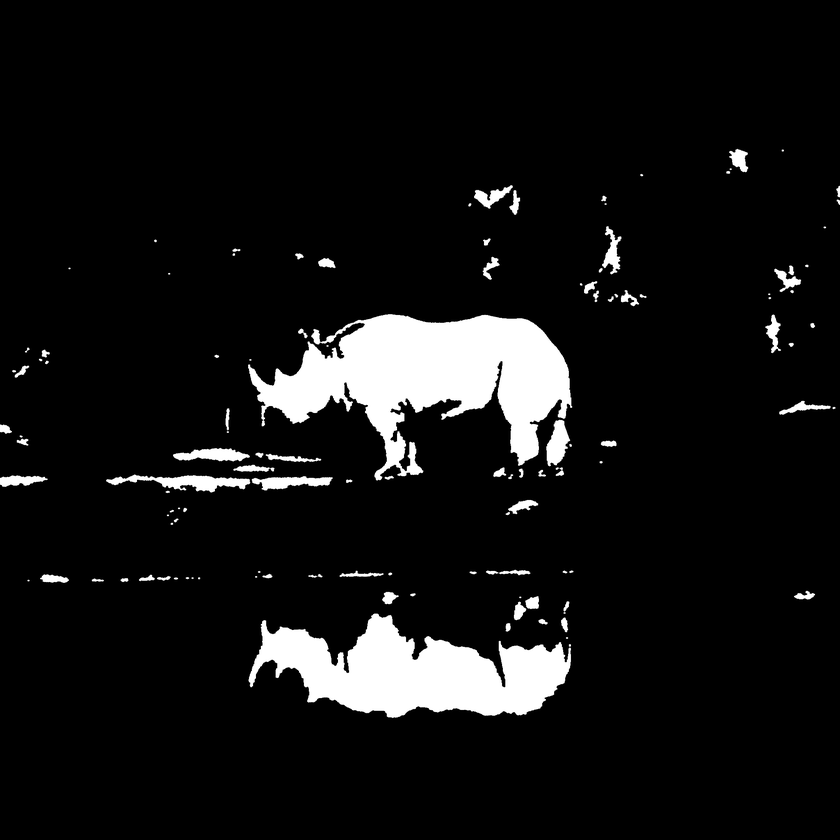
#> input picture Segmenta/Rinoceronte/rinoceronte.png, 840 x 840 px, shrunk from 2048 x 2048 before the run, found by its file name
$ python contorno.py
#> lines starting #> are read from the running program, lines starting #| are printed output that depends on the picture; after the words box and inside, x2 and y2 are one past the last pixel; in counts of white or black regions, pixels touching at a corner belong together
import cv2
import numpy as np
from scipy.ndimage import label

# Carregar a imagem
imagem = cv2.imread('Segmenta/Rinoceronte/rinoceronte.png')
#> imagem is the input picture: shape (840, 840, 3); min 0, max 255, mean 19.5

# Converter para níveis de cinza
imagem_cinza = cv2.cvtColor(imagem, cv2.COLOR_BGR2GRAY)

# Aplicar limiarização (método de Otsu)
_, mascara = cv2.threshold(imagem_cinza, 0, 255, cv2.THRESH_BINARY + cv2.THRESH_OTSU)
#> mascara: shape (840, 840); 7.6% white; 122 white regions (66 under 20 px), largest, box (x1, y1, x2, y2) and area: (248, 314, 572, 480) 26238, (249, 614, 571, 718) 18669, (106, 475, 250, 492) 1174

# Definir a distância mínima para agrupamento (em pixels)
distancia_minima = 10  # Ajuste conforme necessário

# Criar uma matriz de distância entre pixels
from scipy.ndimage import distance_transform_edt
distancia = distance_transform_edt(mascara == 0)  # Distância até o fundo (preto)
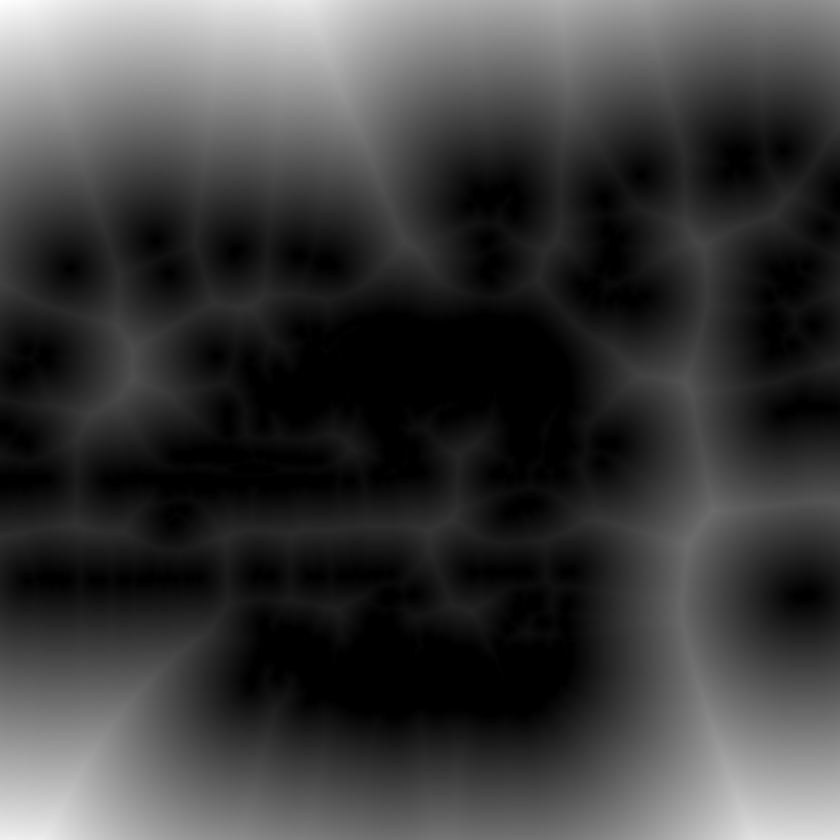
#> distancia: shape (840, 840) float64; min 0, max 276.7, mean 65.1; drawn with min black and max white

# Criar uma máscara para pixels próximos
mascara_proximos = (distancia <= distancia_minima).astype(np.uint8) * 255
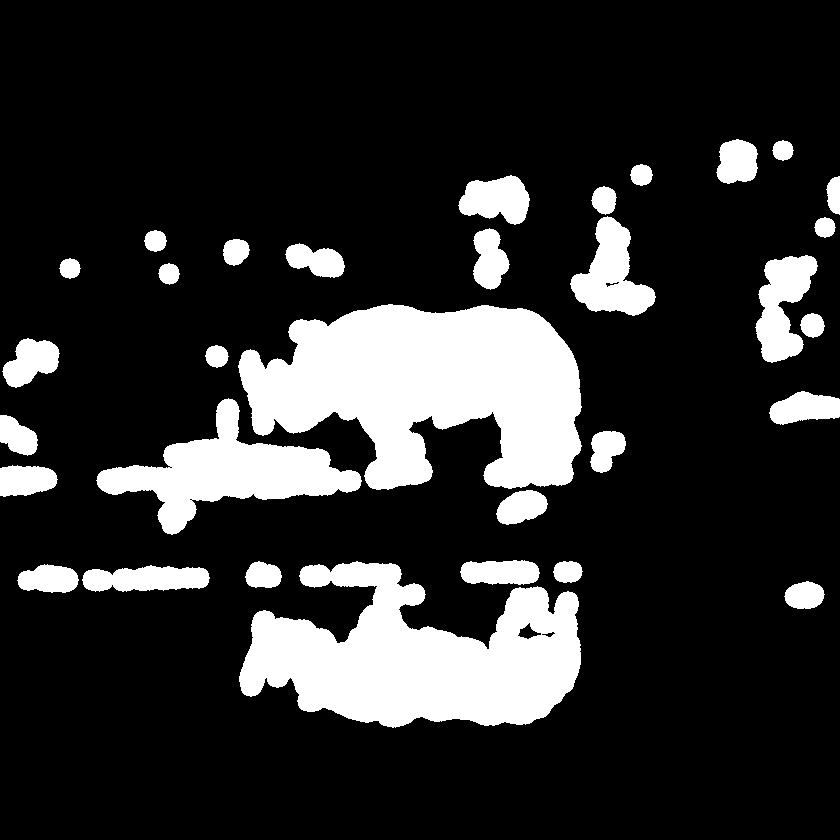
#> mascara_proximos: shape (840, 840); 18% white; 32 white regions, largest, box (x1, y1, x2, y2) and area: (238, 304, 582, 490) 42937, (239, 561, 581, 728) 34840, (96, 398, 362, 535) 13167

# Encontrar componentes conectados na máscara de pixels próximos
num_labels, labels = cv2.connectedComponents(mascara_proximos)
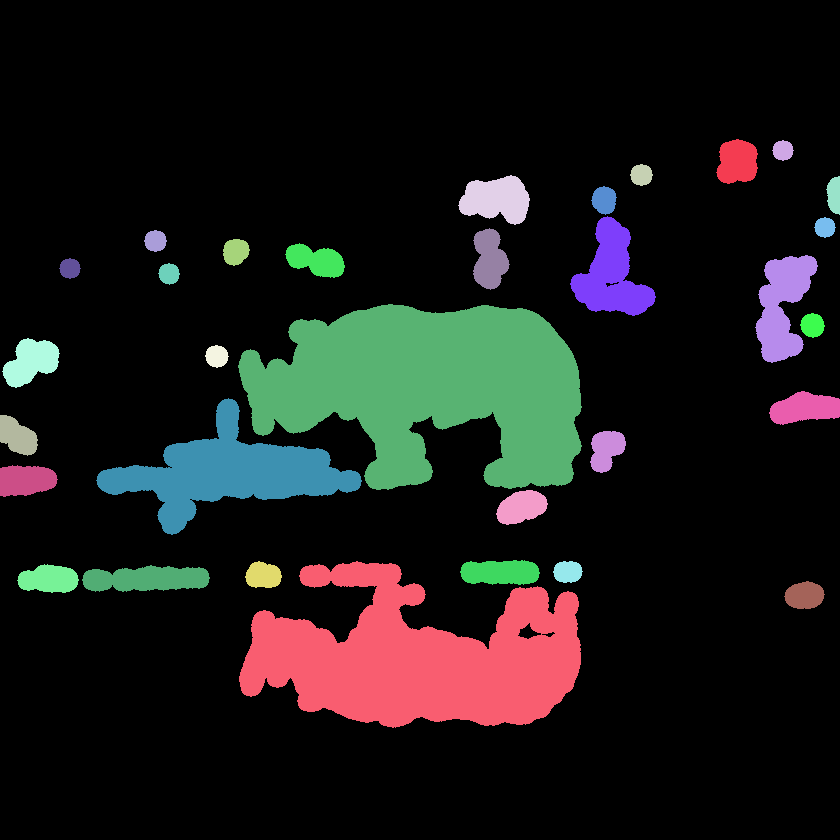
#> labels: shape (840, 840) int32; 33 distinct labels, from 0 to 32; one colour per label, 0 black
#> num_labels = 33

# Encontrar o maior grupo de pixels conectados
maior_grupo = None
maior_area = 0

for label_num in range(1, num_labels):  # Ignorar o fundo (label 0)
    area = np.sum(labels == label_num)  # Calcular a área do grupo
    if area > maior_area:
        maior_area = area
        maior_grupo = label_num
#> this loop made 32 passes
#> (area, maior_area) on passes 1, 4, 7, 16: (1488, 1488), (2478, 2478), (4397, 4397), (42937, 42937)
#> area on passes 2, 3, 5, 6, 8, 9: 338, 382, 417, 547, 338, 1569
#> after the loop, maior_area = 42937; maior_grupo = 16

# Criar uma máscara para o maior grupo de pixels conectados
mascara_maior_grupo = (labels == maior_grupo).astype(np.uint8) * 255
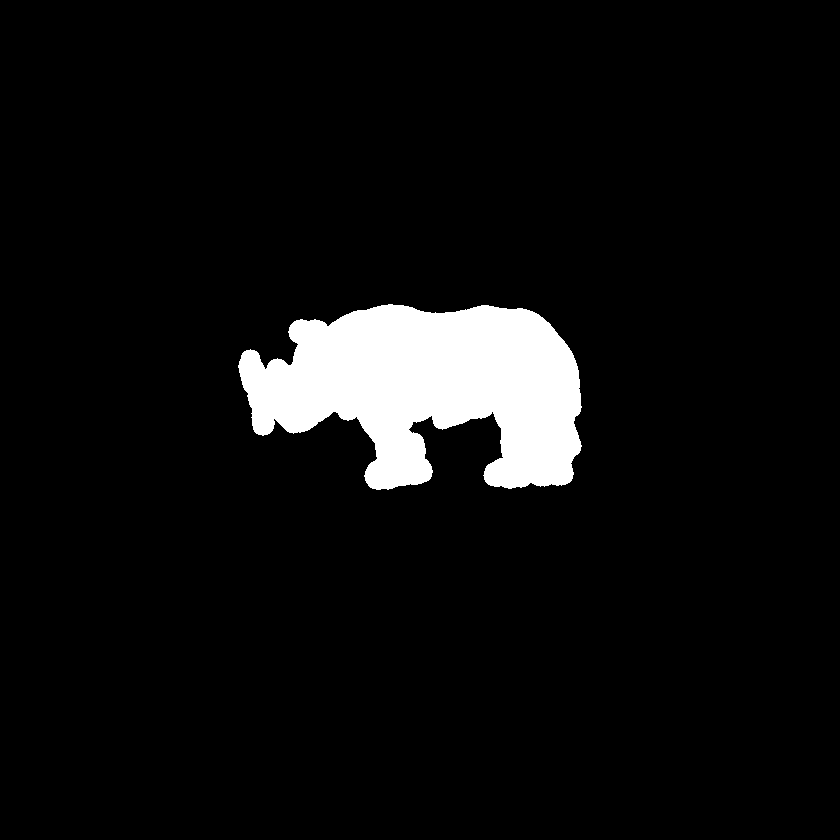
#> mascara_maior_grupo: shape (840, 840); 6.1% white; 1 white region, box (x1, y1, x2, y2) and area: (238, 304, 582, 490) 42937

# Extrair o maior grupo de pixels da imagem original
objeto_maior_grupo = cv2.bitwise_and(imagem, imagem, mask=mascara_maior_grupo)
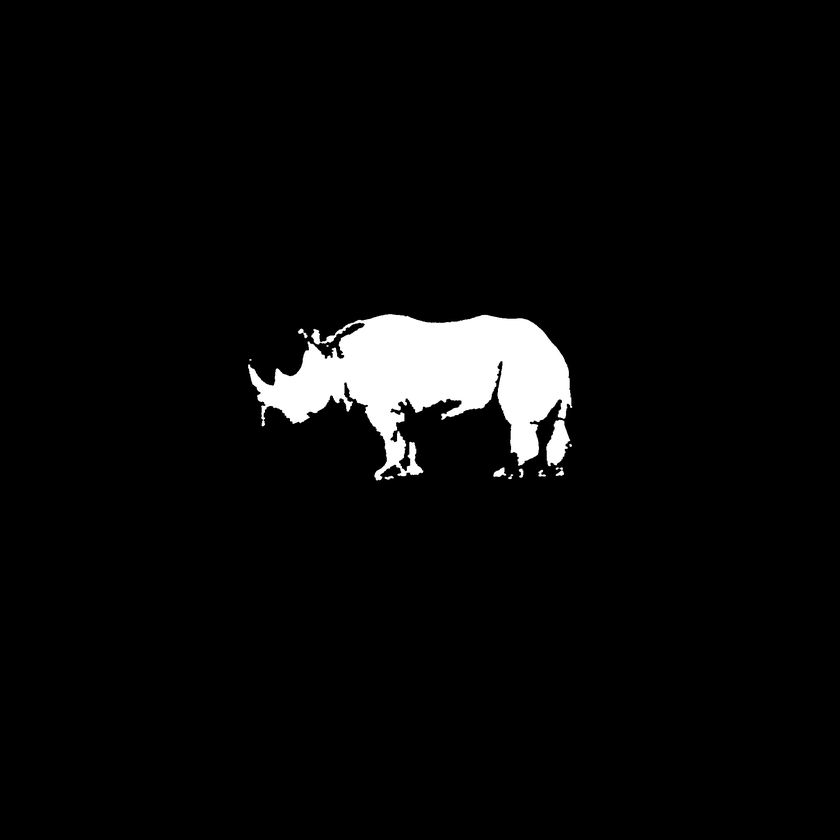
#> objeto_maior_grupo: shape (840, 840, 3); min 0, max 255, mean 9.8

# Salvar o objeto do maior grupo
cv2.imwrite('objeto_maior_grupo.jpg', objeto_maior_grupo)
